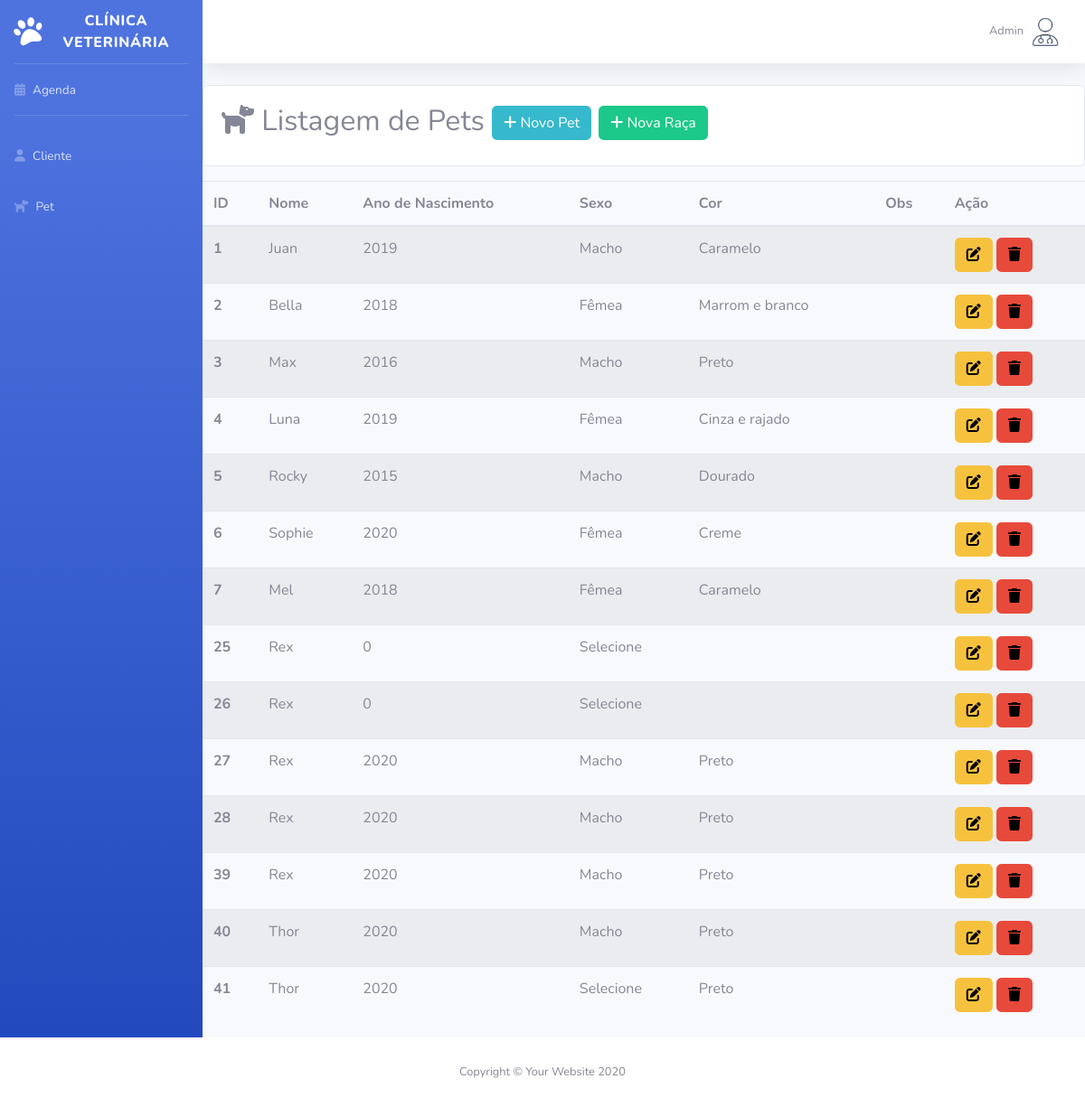
Page /Sistema/Vet/listagemPet.php (signed in) on the committed database.
### tables this page shows
CREATE TABLE `pet` (
  `id` int(11) NOT NULL,
  `status` varchar(10) NOT NULL,
  `nome` varchar(100) NOT NULL,
  `especie` varchar(50) NOT NULL,
  `anoNascimento` int(11) NOT NULL,
  `sexo` varchar(15) NOT NULL,
  `cor` varchar(50) NOT NULL,
  `obs` varchar(300) DEFAULT NULL,
  `cliente_id` int(11) NOT NULL,
  `raca_id` int(11) DEFAULT NULL
);

### Sistema/Vet/listagemPet.php (the view, shortened to what this page needs)
<?php
require_once("conexao.php");
$sql = "select * from pet";
$resultado = mysqli_query($conexao, $sql);
?>
<!DOCTYPE html>
<html lang="pt-br">
<head>
    <link href="vendor/fontawesome-free/css/all.min.css" rel="stylesheet" type="text/css">
    <link href="css/sb-admin-2.min.css" rel="stylesheet">
</head>
<body id="page-top">
    <div id="wrapper">
        <?php require_once("sidebarVet.php"); ?>
        <div id="content-wrapper" class="d-flex flex-column">
            <div id="content">
                <?php require_once("topbarVet.php"); ?>
                    <div class="card mt-3 mb-3">
                        <div class="card-body">
                            <h2><i class="fa-solid fa-dog"></i> Listagem de Pets <a
                                        href="cadastroPet.php" class="btn btn-info btn-sn"><i class="fa-solid fa-plus"
                                        style="color: #ffffff;"></i> Novo Pet</a>
                                        <a href="cadastroRaca.php" class="btn btn-success btn-sn"><i class="fa-solid fa-plus"
                                        style="color: #ffffff;"></i> Nova Raça</a>
                                    </h2>
                        </div>
                        </div>
                    <table class="table table-striped table-hover">
                        <thead>
                            <tr>
                                <th scope="col">ID</th>
                                <th scope="col">Nome</th>
                                <th scope="col">Ano de Nascimento</th>
                                <th scope="col">Sexo</th>
                                <th scope="col">Cor</th>
                                <th scope="col">Obs</th>
                                <th scope="col">Ação</th>
                            </tr>
                        </thead>
                        <tbody>
                            <?php while ($linha = mysqli_fetch_array($resultado)) { ?>
                                <tr>
                                    <th scope="row">
                                        <?= $linha['id'] ?>
                                    </th>
                                    <td>
                                        <?= $linha['nome'] ?>
                                    </td>
                                    <td>
                                        <?= $linha['anoNascimento'] ?>
                                    </td>
                                    <td>
                                        <?= $linha['sexo'] ?>
                                    </td>
                                    <td>
                                        <?= $linha['cor'] ?>
                                    </td>
                                    <td>
                                    </td>
                                    <td>
                                        <a href="editarPet.php?id=<?= $linha['id'] ?>" class="btn btn-warning"><i
                                                class="fa-solid fa-pen-to-square" style="color: #000000;"></i></a>
                                        <a href="listagemPet.php?id=<?= $linha['id'] ?>" class="btn btn-danger"
                                            onclick="return confirm('Confirma exclusão?')"><i class="fa-solid fa-trash"
                                                style="color: #000000;"></i></a>
                                    </td>
                                </tr>
                            <?php } ?>
                            </table>
                </div>
                <?php require_once("footer.php"); ?>
</body>
</html>

### rows in the picture
pet: id "1", nome "Juan", anoNascimento "2019", sexo "Macho", cor "Caramelo"
pet: id "2", nome "Bella", anoNascimento "2018", sexo "Fêmea", cor "Marrom e branco"
pet: id "3", nome "Max", anoNascimento "2016", sexo "Macho", cor "Preto"
pet: id "4", nome "Luna", anoNascimento "2019", sexo "Fêmea", cor "Cinza e rajado"
pet: id "5", nome "Rocky", anoNascimento "2015", sexo "Macho", cor "Dourado"
pet: id "6", nome "Sophie", anoNascimento "2020", sexo "Fêmea", cor "Creme"
pet: id "7", nome "Mel", anoNascimento "2018", sexo "Fêmea", cor "Caramelo"
pet: id "25", nome "Rex", anoNascimento "0", sexo "Selecione"
pet: id "26", nome "Rex", anoNascimento "0", sexo "Selecione"
pet: id "27", nome "Rex", anoNascimento "2020", sexo "Macho", cor "Preto"
pet: id "28", nome "Rex", anoNascimento "2020", sexo "Macho", cor "Preto"
pet: id "39", nome "Rex", anoNascimento "2020", sexo "Macho", cor "Preto"
pet: id "40", nome "Thor", anoNascimento "2020", sexo "Macho", cor "Preto"
pet: id "41", nome "Thor", anoNascimento "2020", sexo "Selecione", cor "Preto"

### other values in the picture
$nome_veterinario "Admin"
